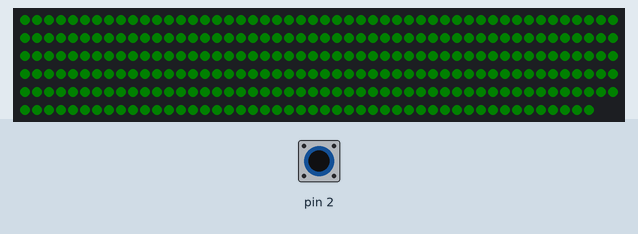
A sketch run on a simulated Arduino Uno, built with avr-gcc and run on an emulated ATmega328P. Parts: 298 RGB LEDs in strip order, left to right, continuing on the next row. The inputs (shaded band) are chosen by the test bench; at power-on: pin 2 LOW. Dim RGB values are drawn brighter than linear; what the sketch prints to the serial monitor is not drawn.

1.3 s: pin 2 driven HIGH
4.3 s: pin 2 pulsed LOW 2 times (0.12 s each, 0.3 s apart)
Above: at 11.4 s.
Timing chart, 0 to 12.9 s (numbered marks = the images above; inputs shaded):
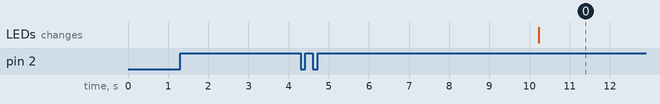

The sketch:

final_final_4.ino
```cpp
#include <Adafruit_NeoPixel.h>

#define PIN 6
Adafruit_NeoPixel pixels = Adafruit_NeoPixel(298, PIN, NEO_GRB + NEO_KHZ800);

//const int  buttonPin = 2;    // the pin that the pushbutton is attached to

int buttonPushCounter = 0;   // counter for the number of button presses
int buttonState = 0;         // current state of the button
int lastButtonState = 0;     // previous state of the button
int delayval = 10;
float speedval;
unsigned long now;

unsigned long lastDisplay = 0;
unsigned long p_millis = 0;
unsigned long change;
unsigned long changeMax = 100;
unsigned long changeMin = 0;
float changeVal = 0;

boolean playLights = false;

int slowestSpeed = 1500;
int fastestSpeed = 300;
unsigned int lastMillis;

int inactivityPeriod = 1000;


void setup() {
  Serial.begin(115200);
  pixels.begin();
  pixels.setBrightness(50);
  Serial.println("HELLO");
  attachInterrupt(0, change_speed, RISING);
}

void change_speed() {
  //Serial.println("WE ARE HERE");
  playLights = true;
  now = millis();

  speedval = now - lastDisplay;

  if (speedval >= slowestSpeed) {
    speedval = slowestSpeed;
  }

  //Serial.println(speedval);

  changeVal = map(speedval, fastestSpeed, slowestSpeed, 800, 100);
  changeVal = changeVal/100;
  //Serial.write(changeVal);
  if (changeVal <= 0) {
    changeVal = 0;
  }

  Serial.println(changeVal);


  lastDisplay = now;

}
void loop() {

  if (playLights) {
    if (changeVal < 5 ) {
      for (uint16_t i = 0; i < pixels.numPixels(); i = i + pow(2, changeVal - 1)) {
        pixels.setPixelColor(i, 1 + i * 0.17, 30, 1 + i * 0.46);
        pixels.show();
      }

//      delay(10);
      //Change last number in for loop
//      for (uint16_t i = 0; i < pixels.numPixels(); i++) {
//        pixels.setPixelColor(i , 0);
//      }
    }
    else if (changeVal >= 5){

      for (unsigned long i = 0; i < pixels.numPixels(); i = i+changeVal) {
        for (int j = 0; j < pixels.numPixels(); j++){
//        Serial.println(i);
        pixels.setPixelColor(j, 1 + i * 0.17, 30, 1 + i * 0.46);
//        pixels.setPixelColor(i, 1 + i * 0.17, 30, 1 + i * 0.46);
        pixels.show();
      }

//      delay(10);
      //Change last number in for loop
//      for (uint16_t i = 0; i < pixels.numPixels(); i++) {
//        pixels.setPixelColor(i , 0);
//      }
    }
    }


    //Change the last number in for loop

    //  if(lastMillis - millis() >= inactivityPeriod){
    if (millis() - now >= inactivityPeriod) {
      //Serial.println("inactivity");
      playLights = false;
      for (uint16_t i = 0; i < pixels.numPixels(); i++) {
        pixels.setPixelColor(i , 0);
              pixels.show();
      }
      lastMillis = millis();
    }

  }
}
```

Measured:
- after the input at 1.3 s, every drawn part: stays the same
- after the input at 4.3 s, the LEDs: change after 5.9 s (image 0)
